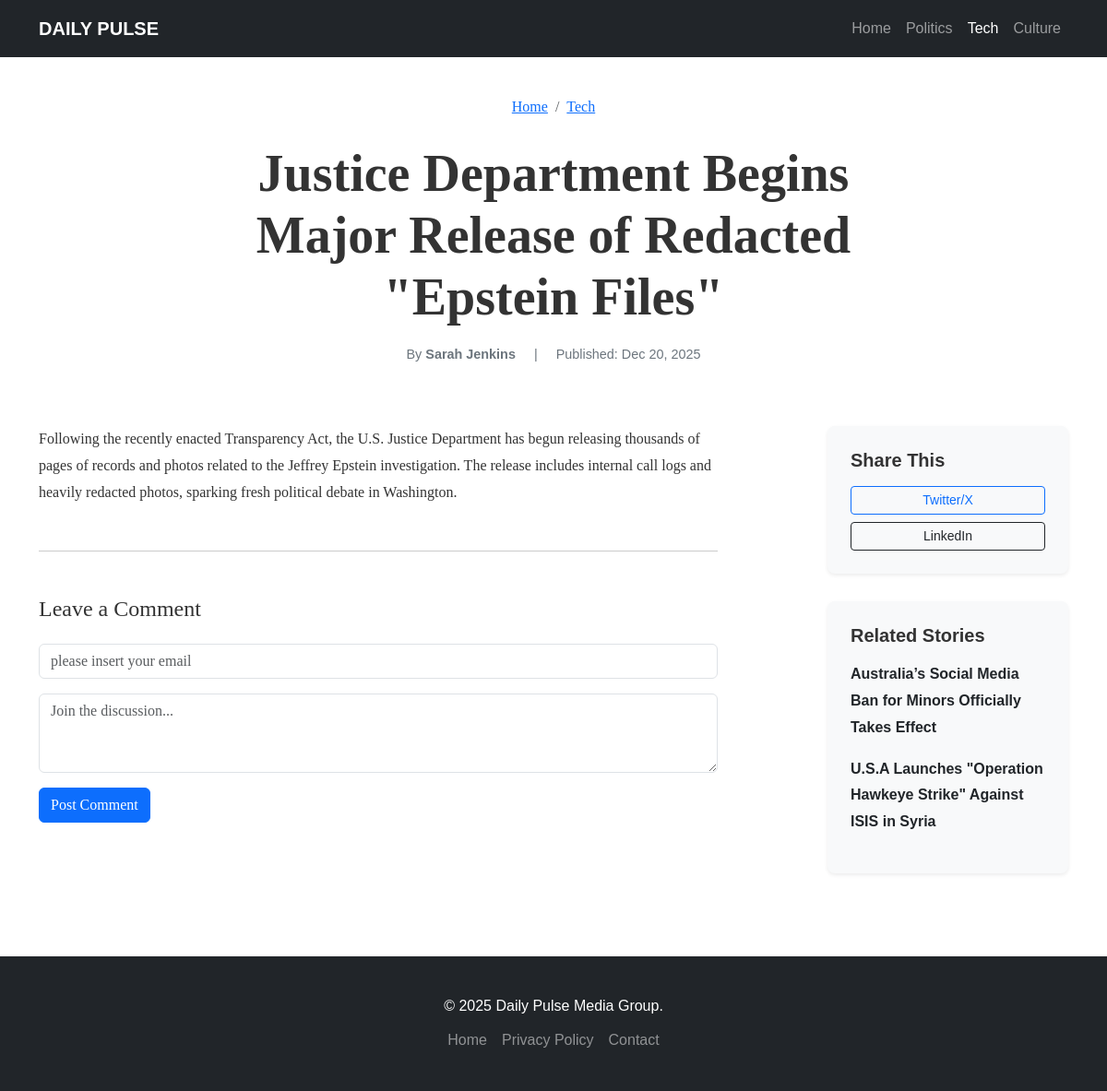
/news/Justice Department Begins Major Release of Redacted "Epstein Files"/, run on the app's committed database.
### News/models.py (models this page shows, shortened)
class Artciels(models.Model):
    title = models.CharField(max_length=450)
    image  = models.ImageField(blank=True)
    description = models.TextField()
    date  = models.DateTimeField(auto_now_add=True)
    visble  = models.BooleanField(default=True)
    news_category = models.ForeignKey(Category,
                                      on_delete=models.SET_NULL,
                                        null=True)

### News/views.py (the view, shortened to what this page needs)
# urls.py: path('news/<str:title1>/',blog_detail, name="news_detail_url"),
def blog_detail(request, title1):
    article = Artciels.objects.get(title = title1 )
    comments = Comments.objects.filter(post__title = article.title )
    print(article.news_category)
    related_articles = Artciels.objects.filter(news_category__name = article.news_category).exclude(title = title1)
    return render(request,'news_detail.html',{'article':article,'related_articles':related_articles,'comments':comments})

### News/models.py (called while the page is built)
    def __str__(self):
        return self.name

### News/templates/news_detail.html (shortened to what this page needs)
<!DOCTYPE html>
<html lang="en">
<head>
    <link href="https://cdn.jsdelivr.net/npm/bootstrap@5.3.0/dist/css/bootstrap.min.css" rel="stylesheet">
</head>
<body>
    <nav class="navbar navbar-expand-lg navbar-dark bg-dark sticky-top">
        <div class="container">
            <a class="navbar-brand fw-bold" href="index.html">DAILY PULSE</a>
            <div class="collapse navbar-collapse" id="navbarNav">
                <ul class="navbar-nav ms-auto">
                    <li class="nav-item"><a class="nav-link" href="index.html">Home</a></li>
                    <li class="nav-item"><a class="nav-link" href="#">Politics</a></li>
                    <li class="nav-item"><a class="nav-link active" href="#">Tech</a></li>
                    <li class="nav-item"><a class="nav-link" href="#">Culture</a></li>
                </ul>
            </div>
        </div>
    </nav>
    <header class="article-header">
        <div class="container">
            <div class="row justify-content-center text-center">
                <div class="col-lg-8">
                    <nav aria-label="breadcrumb">
                        <ol class="breadcrumb justify-content-center mb-4">
                            <li class="breadcrumb-item"><a href="#">Home</a></li>
                            <li class="breadcrumb-item"><a href="#">Tech</a></li>
                        </ol>
                    </nav>
                    <h1 class="display-4 fw-bold mb-3">{{article.title}}</h1>
                    <div class="meta-info mb-4">
                        <span class="me-3">By <strong>Sarah Jenkins</strong></span>
                        <span class="me-3">|</span>
                        <span>Published: Dec 20, 2025</span>
                    </div>
                </div>
            </div>
        </div>
    </header>
    <div class="container">
        <div class="row justify-content-center">
            <div class="col-lg-8 article-content">
                <p>{{article.description}}</P>
                <hr class="my-5">
                <section class="comments mt-5">
                    <h4 class="mb-4">Leave a Comment</h4>
                    <form method="post" class="mb-5">
                        <div class="mb-3">
                            <input type="email" name="user_email" class="form-control" rows="3" placeholder="please insert your email"></input>
                        </div>
                        <div class="mb-3">
                            <textarea class="form-control" name="user_comment" rows="3" placeholder="Join the discussion..."></textarea>
                        </div>
                        <button type="submit" class="btn btn-primary">Post Comment</button>
                    </form>
                </section>
            </div>
            <aside class="col-lg-3 offset-lg-1">
                <div class="sidebar-box shadow-sm">
                    <h5 class="fw-bold mb-3">Share This</h5>
                    <div class="d-grid gap-2">
                        <button class="btn btn-outline-primary btn-sm">Twitter/X</button>
                        <button class="btn btn-outline-dark btn-sm">LinkedIn</button>
                    </div>
                </div>
                <div class="sidebar-box shadow-sm">
                    <h5 class="fw-bold mb-3">Related Stories</h5>
                    <ul class="list-unstyled">
                        {% for article in related_articles %}
                        <li class="mb-3"><a href="{% url 'news_detail_url' article.title %}" class="text-decoration-none text-dark fw-semibold">{{article.title}}</a></li>
                        {% endfor %}
                    </ul>
                </div>
            </aside>
        </div>
    </div>
    <footer>
        <div class="container text-center">
            <p class="mb-2">© 2025 Daily Pulse Media Group.</p>
            <div class="d-flex justify-content-center gap-3">
                <a href="index.html" class="text-white-50 text-decoration-none">Home</a>
                <a href="#" class="text-white-50 text-decoration-none">Privacy Policy</a>
                <a href="#" class="text-white-50 text-decoration-none">Contact</a>
            </div>
        </div>
    </footer>
</body>
</html>

### News/templates/news_detail.html (style rules this page uses)
body { font-family: 'Georgia', serif; line-height: 1.8; color: #333; }
.navbar { font-family: sans-serif; }
.article-header { padding: 40px 0; background: #fff; }
.meta-info { font-family: sans-serif; font-size: 0.9rem; color: #6c757d; }
.sidebar-box { background: #f8f9fa; border-radius: 8px; padding: 25px; margin-bottom: 30px; font-family: sans-serif; }
footer { background-color: #212529; color: white; padding: 40px 0; margin-top: 60px; font-family: sans-serif; }

### data on the page
Artciels: title "Justice Department Begins Major Release of Redacted \"Epstein Files\"", description "Following the recently enacted Transparency Act, the U.S. Justice Department has begun releasing thousands of pages of records and photos related to the Jeffrey Epstein investigation. The release includes internal call logs and heavily redacted photos, sparking fresh political debate in Washington."
Artciels: title "Australia’s Social Media Ban for Minors Officially Takes Effect"
Artciels: title "U.S.A Launches \"Operation Hawkeye Strike\" Against ISIS in Syria"
